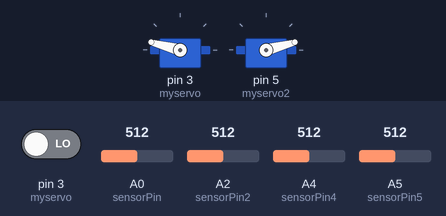
Bench run of a sketch on a simulated Arduino Uno, built with avr-gcc and run on an emulated ATmega328P. On the bench: 2 × servo. The inputs (shaded band) are chosen by the test bench; at power-on: A2 (sensorPin2) = 512, pin 3 (myservo) LOW, A0 (sensorPin) = 512, A4 (sensorPin4) = 512, A5 (sensorPin5) = 512. What the sketch prints to the serial monitor is not drawn.

Above: at 1.2 s.
1.3 s: A2 (sensorPin2) set to 801
4.3 s: A2 (sensorPin2) set to 830
At 4.7 s:
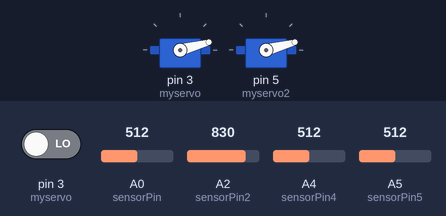
Timing chart, 0 to 7.3 s (numbered marks = the images above; inputs shaded):
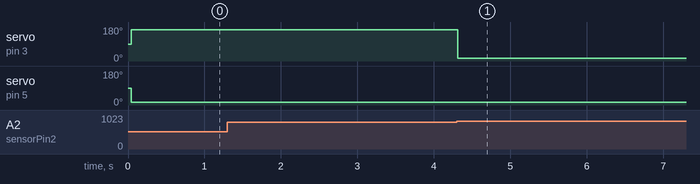

The sketch:

control_total_2_servo_con_3IR_y_control_rotacion.ino
```cpp
/*
Alexandre Filgueira Lago --> http://botybot.wordpress.com/
*-*-*-*-*-**-*-*-*-*-**-*-*-*-*-**-*-*-*-*-**-*-*-*-*-**-*-*-*-*-*
*/
///// Control de dos servos con 3 sensores IR  segun los cuales si el sensorPin <40 para y decide en funcion de sensorPin2 y sensorPin4
//Problema con sensorPin, pues detecta mucho ruido, hay que separarlo para que funcione bien. --> Considerable mejora con la tecnica de smoothing
// las interrupciones estn asociadas co nlas siguientes patillas:
//Int0-->3
//Int1-->2
//Int2-->0
//Int3-->1
#include <Servo.h>

const int numReadings = 40; //numero de medidas para tomar en la media

int readings[numReadings];      // the readings from the analog input
int index = 0;                  // the index of the current reading
int total = 0;                  // the running total
int average = 0;                // la media
//////////////
const int numReadings2 = 40; //numero de medidas para tomar en la media

int readings2[numReadings2];      // the readings from the analog input
int index2 = 0;                  // the index of the current reading
int total2 = 0;                  // the running total
int average2 = 0;                // la media
//////////////
Servo myservo;
Servo myservo2;
int pos = 0;    // variable to store the servo position

int sensorPin = 0; //pin analogico 0
int varSensor = 0;
int sensorPin2 = 2; //pin analogico 2
int varSensor2 = 0;
int sensorPin4 = 4; //pin analogico 4
int varSensor4 = 0;
int sensorPin5 = 5; //pin analogico 5
int varSensor5 = 0;

int servo1=0;
int servo2=0;

void setup(){
  Serial.begin(9600);
    myservo.attach(3);  // attaches the servo on pin 3 to the servo object
    myservo2.attach(5);

 attachInterrupt(2, fan_interrupt, CHANGE);// pin 0
  attachInterrupt(1, fan2_interrupt, CHANGE);// pin 2

  // initialize all the readings to 0:
  for (int thisReading = 0; thisReading < numReadings; thisReading++)
    readings[thisReading] = 0;
}

void loop(){//
//PARA EL PRIMER SENSOR
// con esta funcion calcula la media de los sensores tomando  numReading medidas( en este caso 40 )
  // subtract the last reading:
  total= total - readings[index];
  // read from the sensor:
  readings[index] = analogRead(sensorPin);
  // add the reading to the total:
  total= total + readings[index];
  // advance to the next position in the array:
  index = index + 1;

  // if we're at the end of the array...
  if (index >= numReadings) {
    // ...wrap around to the beginning:
    index = 0;

  // calculate the average:
  average = total / numReadings;
  // send it to the computer as ASCII digits
  delay(2);        // delay in between reads for stability
  }

  ////PARA EL SEGUNDO SENSOR
    // subtract the last reading:
  total2= total2 - readings2[index2];
  // read from the sensor:
  readings2[index2] = analogRead(sensorPin5);
  // add the reading to the total:
  total2= total2 + readings2[index2];
  // advance to the next position in the array:
  index2 = index2 + 1;

  // if we're at the end of the array...
  if (index2 >= numReadings2) {
    // ...wrap around to the beginning:
    index2 = 0;

  // calculate the average:
  average2 = total2 / numReadings2;
  // send it to the computer as ASCII digits
  delay(2);        // delay in between reads for stability
  }
  else goto fin; // para que siga haciendo la media

/////////////AQUI SIGO
  varSensor = average;   // Coge el valor de la media en vez de directamente el sensor
   varSensor5 = average2;   // Coge el valor de la media en vez de directamente el sensor
  Serial.print(" Delantera1 = ");
  Serial.println(varSensor);
    Serial.print(" Delantera5 = ");
  Serial.println(varSensor5);


  if(varSensor < 40 && varSensor5 < 40){ //visualizando con el monitor serie se observa que el sensor detecta distancias superiores a 30cm, por ejemplo 40*5/1023=0.19V que equivale a x cm

      Serial.println(" = Adelante ");
      myservo.attach(3);
      myservo2.attach(5);
      pos = 15 ;           // movimiento "adelante" rapido
      myservo.write(pos);
      pos = 165;
      myservo2.write(pos);
      delay(2000);
      goto fin;

  }

que_hacer:

  // subtract the last reading:
  total= total - readings[index];
  // read from the sensor:
  readings[index] = analogRead(sensorPin2);
  // add the reading to the total:
  total= total + readings[index];
  // advance to the next position in the array:
  index = index + 1;

  // if we're at the end of the array...
  if (index >= numReadings) {
    // ...wrap around to the beginning:
    index = 0;

  // calculate the average:
  average = total / numReadings;
  // send it to the computer as ASCII digits
  delay(2);        // delay in between reads for stability
  }
  else goto que_hacer;  // para que siga haciendo la media
/////////////////////////////////////////////
  varSensor2 = average;  // Coge el valor de la media en vez de directamente el sensor
  if(varSensor2 < 40 ){
    servo1=0;
    servo2=0;
gizquierda:
    if(servo1 < 3 || servo2<3)
    {
      Serial.print(" Sensor2 = ");
      Serial.print(varSensor2);
      Serial.println(" Izquierda ");
      myservo.attach(3);
      myservo2.attach(5);
      pos = 15 ;
      myservo.write(pos); // considero servo izquierda
      myservo2.write(pos); //considero servo derecha
      delay (15); //timpo de cortesia
      goto gizquierda;
    }
   else
   {
    goto fin;
   }
  }

    else{
derecha:     //se pueden hacer etiquetas apuntando al interior de bucles
        // subtract the last reading:
  total= total - readings[index];
  // read from the sensor:
  readings[index] = analogRead(sensorPin4);
  // add the reading to the total:
  total= total + readings[index];
  // advance to the next position in the array:
  index = index + 1;

  // if we're at the end of the array...
  if (index >= numReadings) {
    // ...wrap around to the beginning:
    index = 0;

  // calculate the average:
  average = total / numReadings;
  // send it to the computer as ASCII digits
  delay(2);        // delay in between reads for stability
  }
  else goto derecha;   // para que siga haciendo la media
      /////////////////////////////
      varSensor4 = average; // Coge el valor de la media en vez de directamente el sensor
      if(varSensor4 < 40){
        servo1=0;
        servo2=0;
gderecha:
        if(servo1 < 3 || servo2<3)
        {
          Serial.print(" Sensor4 = ");
          Serial.print(varSensor4);
          Serial.println(" Derecha ");
          myservo.attach(3);
          myservo2.attach(5);
          pos = 165 ;
          myservo.write(pos); // considero servo izquierda
          myservo2.write(pos); //considero servo derecha
          delay (15); //timpo  de cortesia
          goto gderecha;
        }
        else goto fin;
      }

      else{
        Serial.print(" Atras ");
        myservo.attach(3);
        myservo2.attach(5);
        pos = 165 ;           // movimiento "atras" rapido
        myservo.write(pos); // considero servo izquierda
        pos= 15;
        myservo2.write(pos); //considero servo derecha

        goto que_hacer;
      }
    }

fin:  ;
}
void fan_interrupt()
{
   servo1++;

}

void fan2_interrupt()
{
  servo2++;

}

//////////////////////
// si pos< 95 aprox giro atras
// si pos > 95 aprox giro adelante
// 0 <= pos <= 180


//////////////////
```

Measured:
- the behaviour switches between 819 and 820 on A2 (sensorPin2) (found by bisection; images 0 and 1)
- after the input at 1.3 s, every drawn part: stays the same
- after the input at 4.3 s, servo on pin 3 (myservo): 165° → 15° at once
